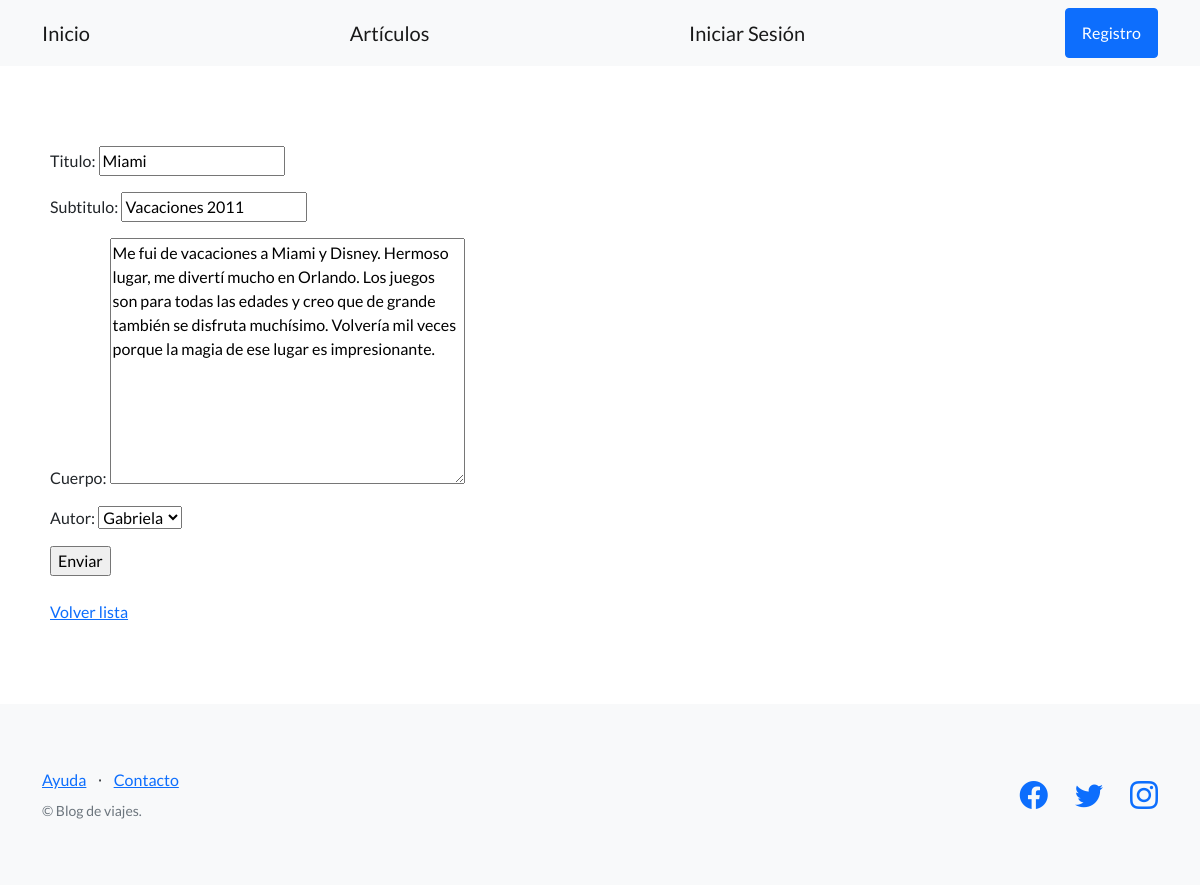
The app's page /blog/editar/13/ (signed in) with its own data.
### blog/models.py (models this page shows, shortened)
class Articulo(models.Model):
    titulo= models.CharField(max_length=200, unique=True)
    subtitulo= models.CharField(max_length=200)
    cuerpo= models.TextField()
    autor= models.ForeignKey(User, on_delete=models.CASCADE)
    fecha_publicacion= models.DateTimeField(auto_now_add=True)
    imagen= models.ImageField(upload_to='images', blank=True)
    class Meta:
        ordering = ['-fecha_publicacion']

### blog/views.py (the view)
# urls.py: path("editar/<int:id>/", editar_articulo, name='editar_articulo'),
@login_required
def editar_articulo(request, id):
    articulo= Articulo.objects.get(id= id)
    if request.method=="POST":
        form= ArticuloForm(request.POST)
        if form.is_valid():
            data = form.cleaned_data
            articulo.titulo= data["titulo"]
            articulo.subtitulo= data["subtitulo"]
            articulo.cuerpo= data["cuerpo"]
            articulo.autor= data["autor"]
            articulo.save()
            return redirect('lista_articulos')
    else:
        inicial={
            'titulo': articulo.titulo,
            'subtitulo': articulo.subtitulo,
            'cuerpo': articulo.cuerpo,
            'autor': articulo.autor,
        }
        form= ArticuloForm(initial= inicial)
    return render(
        request=request,
        template_name= 'blog/crear_articulo.html',
        context={'form': form},
    )

### blog/forms.py
class ArticuloForm(forms.ModelForm):
    class Meta:
        model = Articulo
        fields = ['titulo', 'subtitulo', 'cuerpo', 'autor']

### blog/templates/blog/crear_articulo.html (shortened to what this page needs)
{% extends 'blog/base.html' %}
{% block contenido %}
    <form method= "post">
        {{ form.as_p }}
        <input type= "submit" value= "Enviar"/>
    </form>
    <br>
    <a href ="{% url 'lista_articulos' %}">Volver lista </a>
{% endblock contenido %}

### records on screen
Articulo: titulo "Miami", subtitulo "Vacaciones 2011", cuerpo "Me fui de vacaciones a Miami y Disney. Hermoso lugar, me divertí mucho en Orlando. Los juegos son para todas las edades y creo que de grande también se disfruta muchísimo. Volvería mil veces porque la magia de ese lugar es impresionante.", autor "Gabriela"
